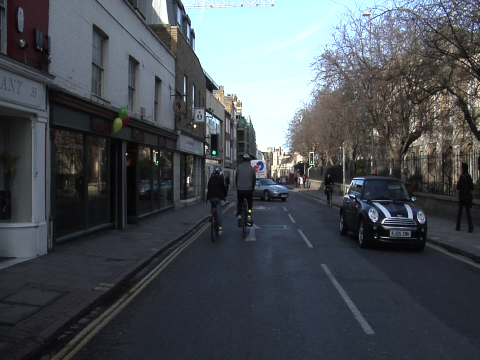
#> input picture sample.png, 480 x 360 px
$ python -i findroidot.py   (imports and definitions only)
#> lines starting #> are read from the running program, lines starting #| are printed output that depends on the picture; after the words box and inside, x2 and y2 are one past the last pixel; in counts of white or black regions, pixels touching at a corner belong together
#> further down, picture is the input picture: shape (360, 480, 3); mean B, G, R 85.3, 79.9, 74.4
# -*- coding: utf-8 -*-
"""
Created on Thu Apr 21 13:52:05 2022

@author: 지원
"""


import cv2
import numpy as np
import time

#외곽선 찾기
def findvertex(img):


    hsvLower = np.array([0, 0, 213]) # 추출할 색의 하한
    hsvUpper = np.array([130, 255, 255]) # 추출할 색의 상한
    hsv = cv2.cvtColor(img, cv2.COLOR_BGR2HSV) # 이미지를 HSV으로 변환
#> hsv: shape (360, 480, 3); mean H, S, V 90.7, 50.3, 87.8
    hsv_mask = cv2.inRange(hsv, hsvLower, hsvUpper)
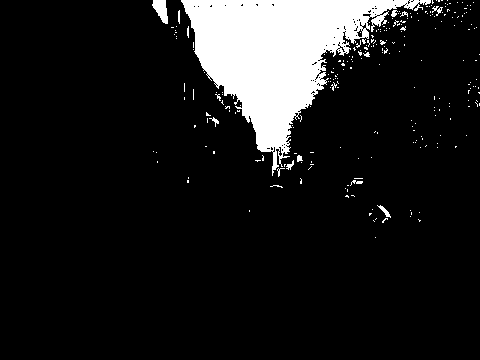
#> hsv_mask: shape (360, 480); 10.7% white; 252 white regions (237 under 20 px)


    '''cv2.imshow('HSV_test1', hsv_mask)'''


    contours, hierarchy = cv2.findContours(hsv_mask, cv2.RETR_EXTERNAL, cv2.CHAIN_APPROX_NONE)
#> contours = 251 contours, 245 with area under 20; largest, box (x1, y1, x2, y2) and area: (181, 0, 431, 176) 16931, (152, 0, 168, 24) 208, (377, 205, 391, 218) 40, (432, 6, 443, 16) 24, (297, 155, 303, 162) 20, (391, 10, 398, 17) 20


    #image = cv2.drawContours(img, contours, -1, (0,255,0), 3)

    #cv2.imshow('line',image)
    return contours


#외곽선들 중에서 가장 큰 영역 찾기

# [106 lines left out: functions majorcontour, region_of_interest, topline, bottomline, minmax, finddot, not called in this run]


"""
start = time.time()
path = 'C:/jiwon/please/segmentation/outputs/result_1'
img_name = 'um_road_000003.png'
full_path = path + '/' +img_name

img_array = np.fromfile(full_path, np.uint8)
img = cv2.imdecode(img_array, cv2.IMREAD_COLOR)

h, w, c = img.shape

cv2.imshow('first', img)


contours = findvertex(img)
contour = majorcontour(contours)

# roi 그리기
roi = region_of_interest(img,[contour], (0, 0, 255))

cv2.imshow('roi', roi)


#최상점, 최하점
#contour[:,:,1]는 contour에서 y값만을 모은 배열


'''cv2.circle(img,leftmost,5,(0,0,255),-1)
cv2.circle(img,rightmost,5,(0,0,255),-1) '''

# 최상점, 최하점 빨간 점으로 표시


#cv2.imshow("dot",img)

#상한, 하한 선 그리기
t1 = topline(roi, contour, w,20)
b1 = bottomline(roi,contour,w,-20)


#그린 선을 기준으로 점 찾기
finddot(roi,contour,t1,b1,2)


cv2.imshow("finddot",roi)
print("time :", time.time() - start)


cv2.waitKey(0)
cv2.destroyAllWindows()


"""

>>> import cv2
>>> picture = cv2.imread('sample.png')
>>> result = findvertex(picture)
#> result has the same summary as contours in findvertex
